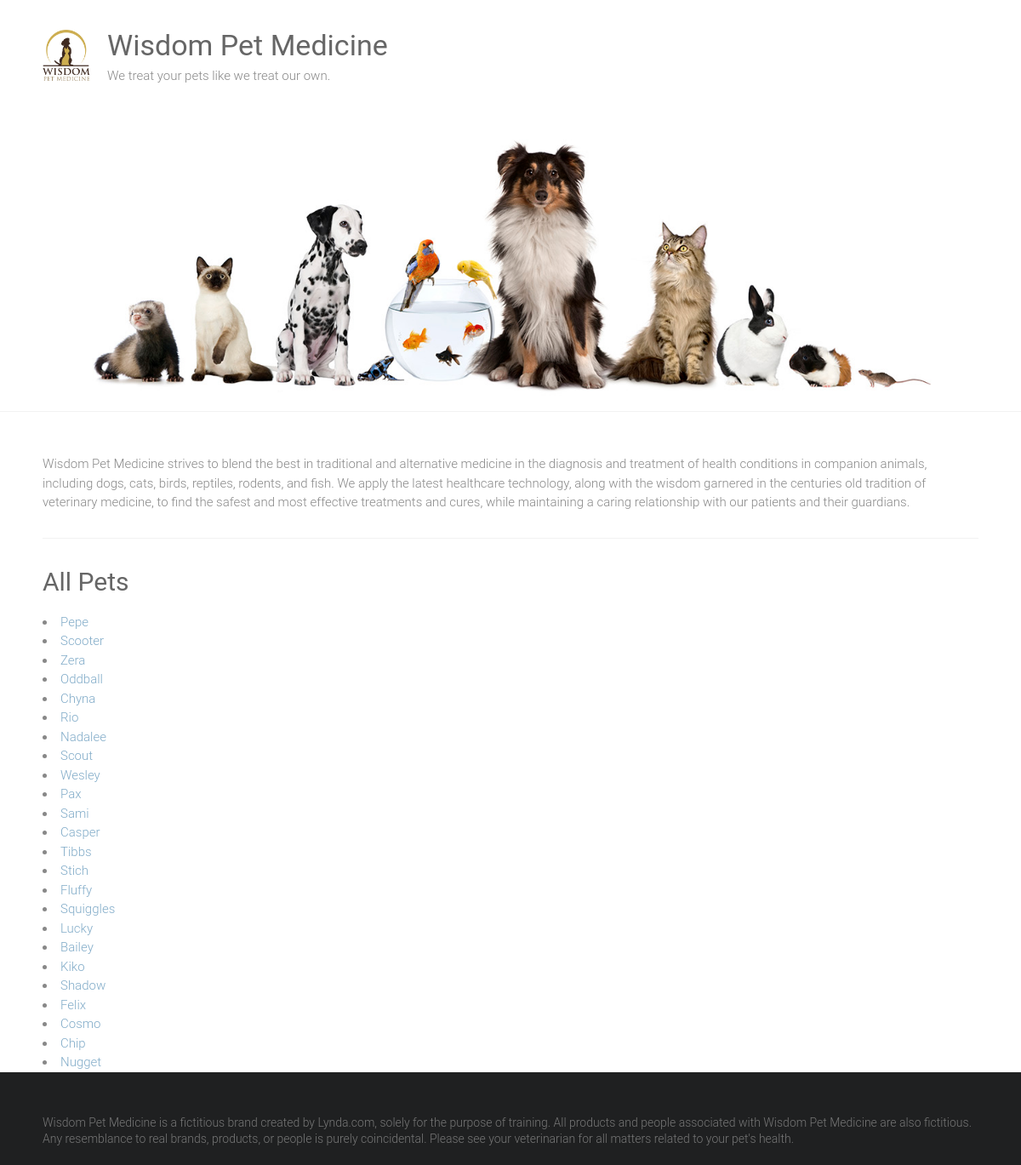
The page / on the database its author committed.
### main/models.py (models this page shows)
class Pet(models.Model):
    SEX_CHOICES = [('M', 'Male'), ('F', 'Female')]
    name = models.CharField(max_length=100)
    submitter = models.CharField(max_length=100)
    species = models.CharField(max_length=30)
    breed = models.CharField(max_length=30, blank=True)
    description = models.TextField(blank=True)
    sex = models.CharField(max_length=1, choices=SEX_CHOICES, blank=True)
    submission_date = models.DateTimeField()
    age = models.IntegerField(null=True)
    vaccinations = models.ManyToManyField('Vaccine', blank=True)

### main/views.py (the view)
# urls.py: path('', views.Home.as_view(), name='home'),
class Home(ListView):
    model = Pet
    context_object_name = 'pets'
    template_name = 'main/home.html'

### main/templates/main/home.html
{% extends 'main/base.html' %} {% block content %}
<h1>All Pets</h1>
{% for pet in pets %}
<li><a href="{% url 'pet.details' pk=pet.id %}">{{pet.name}}</a></li>
{% endfor %} {% endblock %}

### main/templates/main/base.html (shortened to what this page needs)
{% load static %}
<html lang="en-US">
  <head>
    <link
      rel="stylesheet"
      id="ample-style-css"
      href="{% static 'style.css' %}"
      type="text/css"
      media="all"
    />
  </head>
  <body class="wide">
    <div id="page" class="hfeed site">
      <header>
        <div class="header">
          <div class="main-head-wrap inner-wrap clearfix">
            <div id="header-logo-image">
              <a href="/">
                <img
                  src="{% static 'images/logo.png' %}"
                  alt="Wisdom Pet Medicine"
                />
              </a>
            </div>
            <div id="header-text" class="">
              <h1 id="site-title">
                <a href="/" title="Wisdom Pet Medicine" rel="home"
                  >Wisdom Pet Medicine</a
                >
              </h1>
              <p>We treat your pets like we treat our own.</p>
            </div>
          </div>
          <img
            src="{% static 'images/header.jpg' %}"
            alt="Wisdom Pet Medicine"
          />
        </div>
      </header>
      <div class="main-wrapper">
        <div class="single-page clearfix">
          <div class="inner-wrap">
            <p>
              Wisdom Pet Medicine strives to blend the best in traditional and
              alternative medicine in the diagnosis and treatment of health
              conditions in companion animals, including dogs, cats, birds,
              reptiles, rodents, and fish. We apply the latest healthcare
              technology, along with the wisdom garnered in the centuries old
              tradition of veterinary medicine, to find the safest and most
              effective treatments and cures, while maintaining a caring
              relationship with our patients and their guardians.
            </p>
            <hr />
            <div>{% block content %}{% endblock %}</div>
          </div>
        </div>
      </div>
      <footer id="colophon">
        <div class="inner-wrap">
          Wisdom Pet Medicine is a fictitious brand created by Lynda.com, solely
          for the purpose of training. All products and people associated with
          Wisdom Pet Medicine are also fictitious. Any resemblance to real
          brands, products, or people is purely coincidental. Please see your
          veterinarian for all matters related to your pet's health.
        </div>
      </footer>
    </div>
  </body>
</html>

### static/style.css (style rules this page uses)
html, body, div, span, applet, object, iframe, h1, h2, h3, h4, h5, h6, p, blockquote, pre, a, abbr, acronym, address, big, cite, code, del, dfn, em, font, ins, kbd, q, s, samp, small, strike, strong, sub, sup, tt, var, dl, dt, dd, ol, ul, li, fieldset, form, label, legend, table, caption, tbody, tfoot, thead, tr, th, td { border: 0; font: inherit; font-size: 100%; font-style: inherit; font-weight: inherit; margin: 0; outline: 0; padding: 0; vertical-align: baseline; }
html { overflow-y: scroll; -webkit-text-size-adjust: 100%; -ms-text-size-adjust: 100%; }
article, aside, details, figcaption, figure, footer, header, main, nav, section { display: block; }
h1, h2, h3, h4, h5, h6 { color: #666666; line-height: 1.4; padding-bottom: 15px; font-weight: normal; }
h1 { font-size: 30px; }
body, button, input, select, textarea { color: #888888; font-size: 15px; line-height: 1.5; font-family: 'Roboto', sans-serif; font-weight: 300; }
p { color: #888888; font-size: 15px; line-height: 1.5; margin-bottom: 15px; font-weight: 300; }
body { background: #f2f2f2; }
hr { border-color: #f2f2f2; border-style: solid none none; border-width: 1px 0 0; height: 0; margin: 30px 0; }
a { color: #80abc8; text-decoration: none; -webkit-transition: 0.25s ease-in-out; -moz-transition: 0.25s ease-in-out; transition: 0.25s ease-in-out; -ms-transition: 0.25s ease-in-out; -o-transition: 0.25s ease-in-out; }
img { max-width: 100%; height: auto; vertical-align: top; margin-bottom: 18px; }
a img { border: 0; }
.clearfix:after { visibility: hidden; display: block; font-size: 0; content: " "; clear: both; height: 0; }
.clearfix { display: inline-block; }
.clearfix { display: block; }
body { padding-top: 30px; padding-bottom: 30px; }
body.wide { padding-top: 0; padding-bottom: 0; }
#page { background-color: #ffffff; margin: 0 auto; max-width: 1180px; box-shadow: 0 1px 2px 0 rgba(0, 0, 0, 0.1); }
.wide #page { max-width: 100%; }
.inner-wrap { max-width: 1100px; margin: 0 auto; }
.main-head-wrap { padding: 30px 0; }
.header { border-bottom: 1px solid #f2f2f2; }
#header-logo-image { float: left; padding: 5px 20px 5px 0; max-width: 100%; }
#header-logo-image img { margin-bottom: 0px; max-height: 60px; height: auto; width: auto; }
#header-text { float: left; padding-right: 20px; }
#site-title { padding-bottom: 0; }
#site-title a { color: #666666; font-size: 34px; }
.single-page { margin-top: 50px; }
.single-page p { margin-bottom: 10px; }
#colophon { font-size: 14px; clear: both; color: #777; background-color: #1f2021; overflow: hidden; padding: 50px 0 20px; }
#colophon, #colophon p { font-size: 14px; line-height: 1.4; }

### rows shown on the page
Pet: name "Pepe"
Pet: name "Scooter"
Pet: name "Zera"
Pet: name "Oddball"
Pet: name "Chyna"
Pet: name "Rio"
Pet: name "Nadalee"
Pet: name "Scout"
Pet: name "Wesley"
Pet: name "Pax"
Pet: name "Sami"
Pet: name "Casper"
Pet: name "Tibbs"
Pet: name "Stich"
Pet: name "Fluffy"
Pet: name "Squiggles"
Pet: name "Lucky"
Pet: name "Bailey"
Pet: name "Kiko"
Pet: name "Shadow"
Pet: name "Felix"
Pet: name "Cosmo"
Pet: name "Chip"
Pet: name "Nugget"
